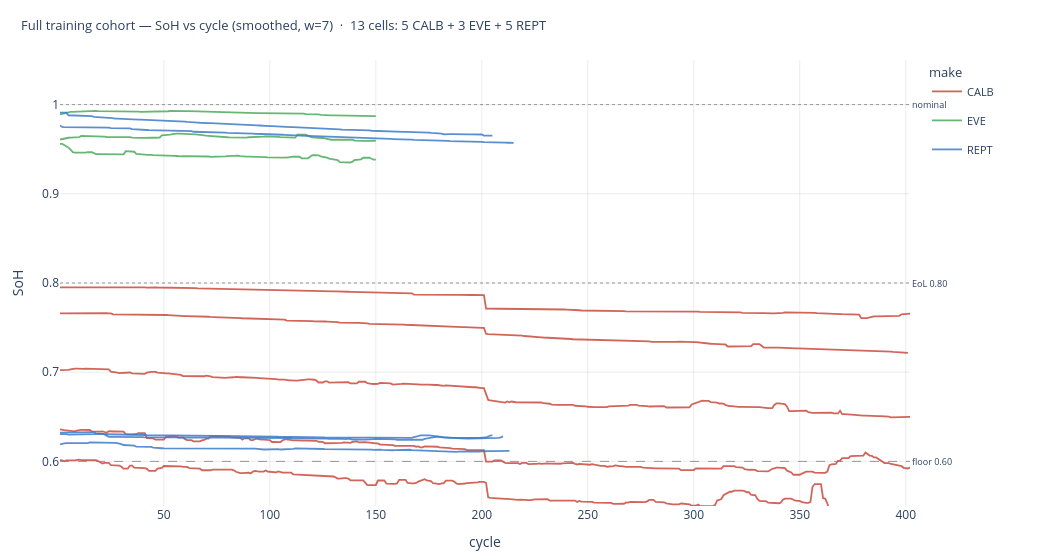

Notebook source saved alongside this figure:
### Markdown cell above
## All 13 cohort cells in one plot, coloured by make

Smoothed trajectories only (rolling median, window = 7). Colour by make; hover shows cell + make + cycle + SoH.

### Code cell
MAKE_COLOR_MAP = {'CALB': '#c94a3c', 'EVE': '#4dab5c', 'REPT': '#3c7cc9'}

fig = go.Figure()
for make in ['CALB', 'EVE', 'REPT']:
    color = MAKE_COLOR_MAP[make]
    first_in_group = True
    for cid in FINAL_COHORT[make]:
        df = traces[make][cid]
        y_smooth = _smoothed(df, window=SMOOTH_WINDOW)
        fig.add_trace(go.Scatter(
            x=df['cycle'], y=y_smooth,
            mode='lines',
            name=make if first_in_group else None,
            legendgroup=make,
            showlegend=first_in_group,
            line=dict(color=color, width=1.8),
            opacity=0.85,
            hovertemplate=(
                f'<b>{make} · cell {cid}</b><br>'
                'cycle %{x}<br>SoH %{y:.3f}<extra></extra>'
            ),
        ))
        first_in_group = False

for y, label, dash in [(1.00, 'nominal', 'dot'),
                        (0.80, 'EoL 0.80', 'dot'),
                        (0.60, 'floor 0.60', 'dash')]:
    fig.add_hline(y=y, line=dict(color='grey', width=0.8, dash=dash),
                   annotation_text=label, annotation_position='right',
                   annotation_font_size=9)

fig.update_layout(
    title=dict(text=f'Full training cohort — SoH vs cycle (smoothed, w={SMOOTH_WINDOW})  ·  '
                    f'13 cells: 5 CALB + 3 EVE + 5 REPT',
                x=0.02, xanchor='left', font_size=13),
    xaxis=dict(title='cycle', gridcolor='rgba(0,0,0,0.08)'),
    yaxis=dict(title='SoH', range=[0.55, 1.05],
                gridcolor='rgba(0,0,0,0.08)'),
    legend=dict(orientation='v', x=1.02, y=1.0, title='make', font_size=11),
    plot_bgcolor='white',
    width=1050, height=560,
    margin=dict(l=60, r=140, t=60, b=50),
)
fig.show()

### Figure 1 — Plotly figure (JSON) as saved in the notebook; plotly's stock layout.template omitted (floating-point values rounded to 4 significant figures; data arrays with more than 128 entries replaced by an {"elided": "..."} marker saying what was removed)
{"data": [{"hovertemplate": "<b>CALB · cell 0003</b><br>cycle %{x}<br>SoH %{y:.3f}<extra></extra>", "legendgroup": "CALB", "line": {"color": "#c94a3c", "width": 1.8}, "mode": "lines", "name": "CALB", "opacity": 0.85, "showlegend": true, "type": "scatter", "x": {"elided": "402 int values"}, "y": {"elided": "402 float values"}}, {"hovertemplate": "<b>CALB · cell 0008</b><br>cycle %{x}<br>SoH %{y:.3f}<extra></extra>", "legendgroup": "CALB", "line": {"color": "#c94a3c", "width": 1.8}, "mode": "lines", "opacity": 0.85, "showlegend": false, "type": "scatter", "x": {"elided": "402 int values"}, "y": {"elided": "402 float values"}}, {"hovertemplate": "<b>CALB · cell 0009</b><br>cycle %{x}<br>SoH %{y:.3f}<extra></extra>", "legendgroup": "CALB", "line": {"color": "#c94a3c", "width": 1.8}, "mode": "lines", "opacity": 0.85, "showlegend": false, "type": "scatter", "x": {"elided": "402 int values"}, "y": {"elided": "402 float values"}}, {"hovertemplate": "<b>CALB · cell 0010</b><br>cycle %{x}<br>SoH %{y:.3f}<extra></extra>", "legendgroup": "CALB", "line": {"color": "#c94a3c", "width": 1.8}, "mode": "lines", "opacity": 0.85, "showlegend": false, "type": "scatter", "x": {"elided": "401 int values"}, "y": {"elided": "401 float values"}}, {"hovertemplate": "<b>CALB · cell 0015</b><br>cycle %{x}<br>SoH %{y:.3f}<extra></extra>", "legendgroup": "CALB", "line": {"color": "#c94a3c", "width": 1.8}, "mode": "lines", "opacity": 0.85, "showlegend": false, "type": "scatter", "x": {"elided": "402 int values"}, "y": {"elided": "402 float values"}}, {"hovertemplate": "<b>EVE · cell 0002</b><br>cycle %{x}<br>SoH %{y:.3f}<extra></extra>", "legendgroup": "EVE", "line": {"color": "#4dab5c", "width": 1.8}, "mode": "lines", "name": "EVE", "opacity": 0.85, "showlegend": true, "type": "scatter", "x": {"elided": "150 int values"}, "y": {"elided": "150 float values"}}, {"hovertemplate": "<b>EVE · cell 0004</b><br>cycle %{x}<br>SoH %{y:.3f}<extra></extra>", "legendgroup": "EVE", "line": {"color": "#4dab5c", "width": 1.8}, "mode": "lines", "opacity": 0.85, "showlegend": false, "type": "scatter", "x": {"elided": "150 int values"}, "y": {"elided": "150 float values"}}, {"hovertemplate": "<b>EVE · cell 0008</b><br>cycle %{x}<br>SoH %{y:.3f}<extra></extra>", "legendgroup": "EVE", "line": {"color": "#4dab5c", "width": 1.8}, "mode": "lines", "opacity": 0.85, "showlegend": false, "type": "scatter", "x": {"elided": "150 int values"}, "y": {"elided": "150 float values"}}, {"hovertemplate": "<b>REPT · cell 0004</b><br>cycle %{x}<br>SoH %{y:.3f}<extra></extra>", "legendgroup": "REPT", "line": {"color": "#3c7cc9", "width": 1.8}, "mode": "lines", "name": "REPT", "opacity": 0.85, "showlegend": true, "type": "scatter", "x": {"elided": "205 int values"}, "y": {"elided": "205 float values"}}, {"hovertemplate": "<b>REPT · cell 0007</b><br>cycle %{x}<br>SoH %{y:.3f}<extra></extra>", "legendgroup": "REPT", "line": {"color": "#3c7cc9", "width": 1.8}, "mode": "lines", "opacity": 0.85, "showlegend": false, "type": "scatter", "x": {"elided": "205 int values"}, "y": {"elided": "205 float values"}}, {"hovertemplate": "<b>REPT · cell 0012</b><br>cycle %{x}<br>SoH %{y:.3f}<extra></extra>", "legendgroup": "REPT", "line": {"color": "#3c7cc9", "width": 1.8}, "mode": "lines", "opacity": 0.85, "showlegend": false, "type": "scatter", "x": {"elided": "210 int values"}, "y": {"elided": "210 float values"}}, {"hovertemplate": "<b>REPT · cell 0046</b><br>cycle %{x}<br>SoH %{y:.3f}<extra></extra>", "legendgroup": "REPT", "line": {"color": "#3c7cc9", "width": 1.8}, "mode": "lines", "opacity": 0.85, "showlegend": false, "type": "scatter", "x": {"elided": "213 int values"}, "y": {"elided": "213 float values"}}, {"hovertemplate": "<b>REPT · cell 0057</b><br>cycle %{x}<br>SoH %{y:.3f}<extra></extra>", "legendgroup": "REPT", "line": {"color": "#3c7cc9", "width": 1.8}, "mode": "lines", "opacity": 0.85, "showlegend": false, "type": "scatter", "x": {"elided": "215 int values"}, "y": {"elided": "215 float values"}}], "layout": {"annotations": [{"font": {"size": 9}, "showarrow": false, "text": "nominal", "x": 1, "xanchor": "left", "xref": "x domain", "y": 1.0, "yanchor": "middle", "yref": "y"}, {"font": {"size": 9}, "showarrow": false, "text": "EoL 0.80", "x": 1, "xanchor": "left", "xref": "x domain", "y": 0.8, "yanchor": "middle", "yref": "y"}, {"font": {"size": 9}, "showarrow": false, "text": "floor 0.60", "x": 1, "xanchor": "left", "xref": "x domain", "y": 0.6, "yanchor": "middle", "yref": "y"}], "height": 560, "legend": {"font": {"size": 11}, "orientation": "v", "title": {"text": "make"}, "x": 1.02, "y": 1.0}, "margin": {"b": 50, "l": 60, "r": 140, "t": 60}, "plot_bgcolor": "white", "shapes": [{"line": {"color": "grey", "dash": "dot", "width": 0.8}, "type": "line", "x0": 0, "x1": 1, "xref": "x domain", "y0": 1.0, "y1": 1.0, "yref": "y"}, {"line": {"color": "grey", "dash": "dot", "width": 0.8}, "type": "line", "x0": 0, "x1": 1, "xref": "x domain", "y0": 0.8, "y1": 0.8, "yref": "y"}, {"line": {"color": "grey", "dash": "dash", "width": 0.8}, "type": "line", "x0": 0, "x1": 1, "xref": "x domain", "y0": 0.6, "y1": 0.6, "yref": "y"}], "title": {"font": {"size": 13}, "text": "Full training cohort — SoH vs cycle (smoothed, w=7)  ·  13 cells: 5 CALB + 3 EVE + 5 REPT", "x": 0.02, "xanchor": "left"}, "width": 1050, "xaxis": {"gridcolor": "rgba(0,0,0,0.08)", "title": {"text": "cycle"}}, "yaxis": {"gridcolor": "rgba(0,0,0,0.08)", "range": [0.55, 1.05], "title": {"text": "SoH"}}}}
